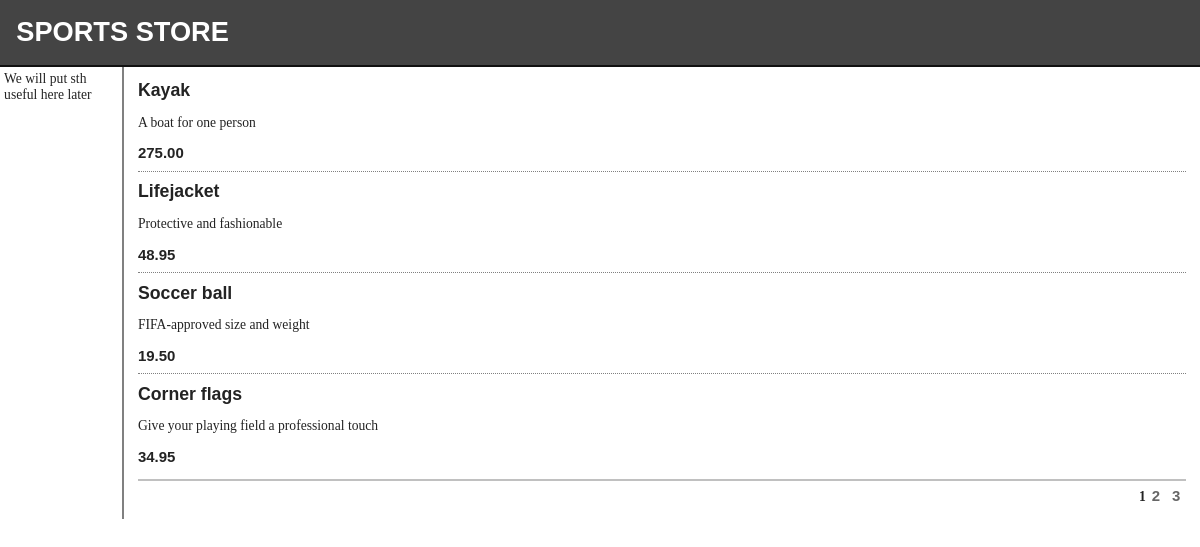
Page /list.php on the committed database.
### tables this page shows
CREATE TABLE Products
(
   ProductID INT NOT NULL PRIMARY KEY AUTO_INCREMENT,
   Name VARCHAR(100) NOT NULL,
   Description VARCHAR(500) NOT NULL,
   Category VARCHAR(50) NOT NULL,
   Price DECIMAL(16,2) NOT NULL
);

### classes/PagingInfo.php (called while the page is built, shortened)
<?php
   class PagingInfo {
      public $items_per_page;
      public $total_items;
      public function __construct() {
         $this->items_per_page = 4;
         $this->set_total_items();
      }
      public function set_current_page() {
         $this->current_page = isset($_GET['page']) ? $_GET['page'] : 1;
      }
      public function set_total_items() {
         $dbc2 = mysqli_connect(DB_HOST, DB_USER, DB_PW, DB_NAME);
         $query2 = 'SELECT COUNT(*) AS num_products FROM Products';
         $result2 = mysqli_query($dbc2, $query2);
         $row2 = mysqli_fetch_array($result2);
         $this->total_items = $row2['num_products'];
      }
      public function set_total_pages() {
         $this->total_pages = ceil($this->total_items / $this->items_per_page);
      }
   }
?>

### classes/ProductRepository.php (the view, shortened to what this page needs)
<?php
   class ProductRepository {
      public $sql_query_result;
      public function extract_data_from_db($beg, $num) {
         $dbc = mysqli_connect(DB_HOST, DB_USER, DB_PW, DB_NAME);
         $query = 'SELECT * FROM Products LIMIT ' . $beg . ', ' . $num;
         $this->sql_query_result = mysqli_query($dbc, $query);
      }
      public function show_extracted_data_on_this_page() {
         while ($row = mysqli_fetch_array($this->sql_query_result)) {
            $name = $row['Name'];
            $description = $row['Description'];
            $price = $row['Price'];
?>
         <div class="item">
            <h3><?php echo $name; ?></h3>
            <p><?php echo $description; ?></p>
            <h4><?php echo $price; ?></h4>
         </div>
<?php
         }
      }
   }
?>

### header.php (shortened to what this page needs)
<!DOCTYPE HTML>
<html>
<head>
   <link href="content/site.css" type="text/css" rel="stylesheet" />
</head>
<body>
   <div id="header">
      <div class="title">SPORTS STORE</div>
   </div>
   <div id="categories">
      We will put sth useful here later
   </div>
   <div id="content">

### list.php
<?php
   require_once("header.php");
   require_once("classes/PagingInfo.php");
   require_once("classes/ProductRepository.php");
   require_once("classes/HtmlHelper.php");
   $pagingInfo = new PagingInfo();
   $productRepository = new ProductRepository();
   $start = ($pagingInfo->current_page - 1)*$pagingInfo->items_per_page;
   $productRepository->extract_data_from_db($start, $pagingInfo->items_per_page);
   $productRepository->show_extracted_data_on_this_page();
?>
<div class="pager">
<?php
   $htmlhelper = new HtmlHelper();
   $htmlhelper->show_page_links($pagingInfo, $_SERVER['PHP_SELF']);
?>
</div>
<?php
   require_once("footer.php");
?>

### classes/HtmlHelper.php (shortened to what this page needs)
<?php
   class HtmlHelper {
      public function show_page_links($paginginfo, $scriptname) {
         $this->paginginfo = $paginginfo;
         $n = $this->paginginfo->total_pages;
         $curr_page = $this->paginginfo->current_page;
         for($i = 1; $i <= $n; $i++) {
            if($i == $curr_page) {
               echo '<b>' . $i . '</b>';
            }
            else {
               echo '<a href="' . $scriptname . '?page=' . $i . '">' . $i . '</a>';
            }
         }
      }
   }
?>

### footer.php
   </div>
</body>
</html>

### content/site.css (style rules this page uses)
BODY { font-family: Cambria, Georgia, "Times New Roman"; margin: 0; }
DIV#header DIV.title, DIV.item H3, DIV.item H4, DIV.pager A { font: bold 1em "Arial Narrow", "Franklin Gothic Medium", Arial; }
DIV#header { background-color: #444; border-bottom: 2px solid #111; color: White; }
DIV#header DIV.title { font-size: 2em; padding: .6em; }
DIV#content { border-left: 2px solid gray; margin-left: 9em; padding: 1em; }
DIV#categories { float: left; width: 8em; padding: .3em; }
DIV.item { border-top: 1px dotted gray; padding-top: .7em; margin-bottom: .7em; }
DIV.item:first-child { border-top:none; padding-top: 0; }
DIV.item H3 { font-size: 1.3em; margin: 0 0 .25em 0; }
DIV.item H4 { font-size: 1.1em; margin:.4em 0 0 0; }
DIV.pager { text-align:right; border-top: 2px solid silver; padding: .5em 0 0 0; margin-top: 1em; }
DIV.pager A { font-size: 1.1em; color: #666; text-decoration: none; padding: 0 .4em 0 .4em; }

### rows in the picture
products: Name "Kayak", Description "A boat for one person", Price "275.00"
products: Name "Lifejacket", Description "Protective and fashionable", Price "48.95"
products: Name "Soccer ball", Description "FIFA-approved size and weight", Price "19.50"
products: Name "Corner flags", Description "Give your playing field a professional touch", Price "34.95"
